Frame 1 (no input): blank canvas, image omitted
Frame 60 (the mouse pressed at the canvas centre just before this capture): blank canvas, image omitted
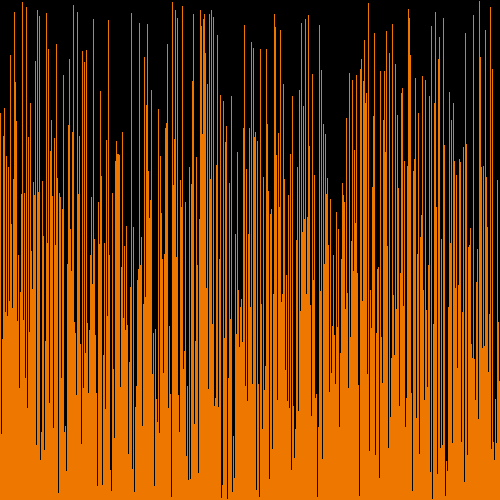
Frame 120 (the mouse held since frame 60 and released just before this capture)

The Processing sketch whose frames 1 and 60 were blank and that drew this single picture after the mouse press (run headless with seeded random() and noise(); from frame 60 on, the mouse is pressed at the canvas centre):

// Processing sketch: VisualArraySorter
// ── VisualArraySorter.pde
int[] arr;
void setup() {
size(500,500); 
arr = new int [width];


noStroke();
}

void draw() {
 background(0,0,0);
 fill(238,119,0);
 
 for(int i=0;i<arr.length;i++) {
   rect(i, height, 1, -arr[i]);
 }
 
 stepSort(arr);
 
 if(mousePressed) {
  randomize(); 
 }
}



void stepSort(int[] arr) {
  for (int i = 1; i < arr.length; i++) {
    if (arr[i - 1] > arr[i]) {
      int t = arr[i];
      arr[i] = arr[i - 1];
      arr[i - 1] = t;
    }
  }
}

void randomize() {
 for(int i=0; i<arr.length; i++) {
  arr[i] = (int) random(height);
} 
}
